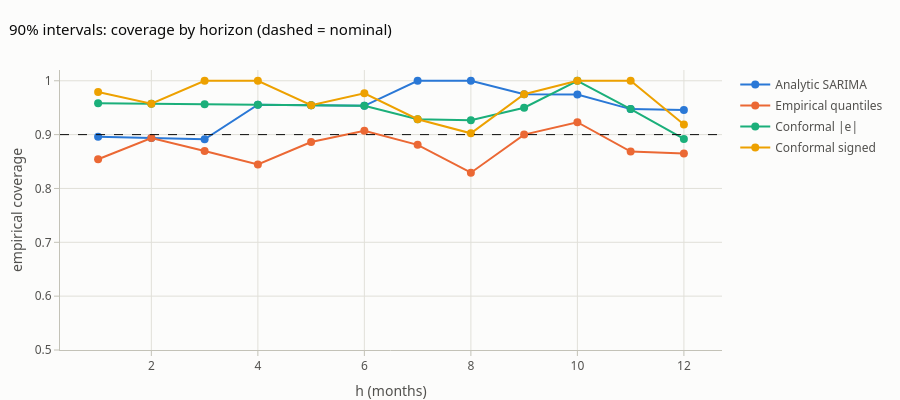

This figure's notebook cell:
### Code cell
METHODS = ["Analytic SARIMA", "Empirical quantiles", "Conformal |e|", "Conformal signed"]
COLOR = dict(zip(METHODS, pf.SERIES))
g = bt[bt.level == 0.9].groupby(["method", "h"]).covered.mean().unstack(0)[METHODS]
fig = pf.add_lines_by(go.Figure(), g, COLOR, fmt=".2f")
fig.add_hline(y=0.9, line=dict(color=pf.INK["primary"], dash="dash", width=1))
fig.update_layout(title="90% intervals: coverage by horizon (dashed = nominal)", height=400, hovermode="x unified",
                  yaxis_range=[0.5, 1.02], xaxis_title="h (months)", yaxis_title="empirical coverage")
fig.show()

### Figure 1 — Plotly figure (JSON) as saved in the notebook; plotly's stock layout.template omitted (floating-point values rounded to 4 significant figures)
{"data": [{"hovertemplate": "Analytic SARIMA: %{y:.2f}<extra></extra>", "legendgroup": "Analytic SARIMA", "line": {"color": "#2a78d6", "width": 2}, "marker": {"size": 8}, "mode": "lines+markers", "name": "Analytic SARIMA", "showlegend": true, "type": "scatter", "x": [1, 2, 3, 4, 5, 6, 7, 8, 9, 10, 11, 12], "y": [0.8958, 0.8936, 0.8913, 0.9556, 0.9545, 0.9535, 1.0, 1.0, 0.975, 0.9744, 0.9474, 0.9459]}, {"hovertemplate": "Empirical quantiles: %{y:.2f}<extra></extra>", "legendgroup": "Empirical quantiles", "line": {"color": "#eb6834", "width": 2}, "marker": {"size": 8}, "mode": "lines+markers", "name": "Empirical quantiles", "showlegend": true, "type": "scatter", "x": [1, 2, 3, 4, 5, 6, 7, 8, 9, 10, 11, 12], "y": [0.8542, 0.8936, 0.8696, 0.8444, 0.8864, 0.907, 0.881, 0.8293, 0.9, 0.9231, 0.8684, 0.8649]}, {"hovertemplate": "Conformal |e|: %{y:.2f}<extra></extra>", "legendgroup": "Conformal |e|", "line": {"color": "#1baf7a", "width": 2}, "marker": {"size": 8}, "mode": "lines+markers", "name": "Conformal |e|", "showlegend": true, "type": "scatter", "x": [1, 2, 3, 4, 5, 6, 7, 8, 9, 10, 11, 12], "y": [0.9583, 0.9574, 0.9565, 0.9556, 0.9545, 0.9535, 0.9286, 0.9268, 0.95, 1.0, 0.9474, 0.8919]}, {"hovertemplate": "Conformal signed: %{y:.2f}<extra></extra>", "legendgroup": "Conformal signed", "line": {"color": "#eda100", "width": 2}, "marker": {"size": 8}, "mode": "lines+markers", "name": "Conformal signed", "showlegend": true, "type": "scatter", "x": [1, 2, 3, 4, 5, 6, 7, 8, 9, 10, 11, 12], "y": [0.9792, 0.9574, 1.0, 1.0, 0.9545, 0.9767, 0.9286, 0.9024, 0.975, 1.0, 1.0, 0.9189]}], "layout": {"height": 400, "hovermode": "x unified", "shapes": [{"line": {"color": "#0b0b0b", "dash": "dash", "width": 1}, "type": "line", "x0": 0, "x1": 1, "xref": "x domain", "y0": 0.9, "y1": 0.9, "yref": "y"}], "title": {"text": "90% intervals: coverage by horizon (dashed = nominal)"}, "xaxis": {"title": {"text": "h (months)"}}, "yaxis": {"range": [0.5, 1.02], "title": {"text": "empirical coverage"}}}}
